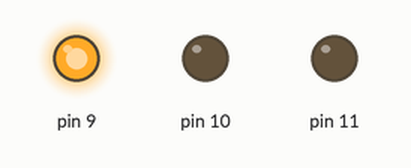
Recording of a sketch running on a simulated Arduino Uno, built with avr-gcc and run on an emulated ATmega328P. Shown: output pins drawn as LEDs (lit = HIGH).

Above: at 0.15 s.
At 1.35 s:
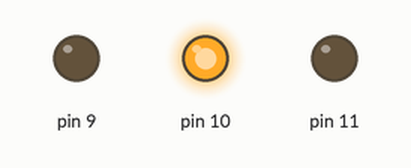
At 2.7 s:
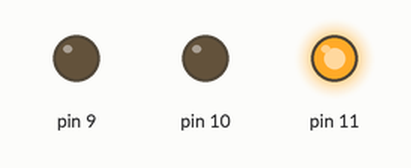
Timing chart, 0 to 4.1 s (numbered marks = the images above):
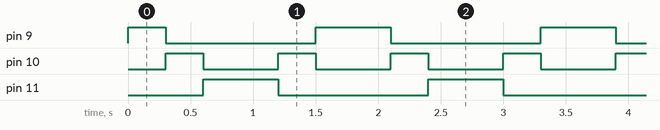

The sketch:

sketch_sep21a.ino
```cpp
int FirstLED = 9; // 第一个输出口
int LastLED  = 11; // 最后一个输出口
int timer    = 300; // 每个灯点亮的时间


void setup() {
  // use a for loop to initialize each pin as an output:
  for (int thisPin = FirstLED; thisPin <= LastLED; thisPin++) {
    pinMode(thisPin, OUTPUT);
  }
}

void loop() {
  // 这里从9号灯到13号灯
  for (int thisPin = FirstLED; thisPin <= LastLED; thisPin++) {
    // 点亮
    digitalWrite(thisPin, HIGH);
    delay(timer);
    // 熄灭
    digitalWrite(thisPin, LOW);
  }

  // 这里从13号灯到9号灯
  for (int thisPin = LastLED; thisPin >= FirstLED; thisPin--) {
    // 点亮
    digitalWrite(thisPin, HIGH);
    delay(timer);
    // 熄灭
    digitalWrite(thisPin, LOW);
  }
}
```

Measured:
- by itself, pin 9: repeats every 1.8 s: LOW 1.2 s, HIGH 0.60 s
- by itself, pin 10: alternates HIGH for 0.30 s and LOW for 0.60 s
- by itself, pin 11: alternates HIGH for 0.60 s and LOW for 1.2 s
